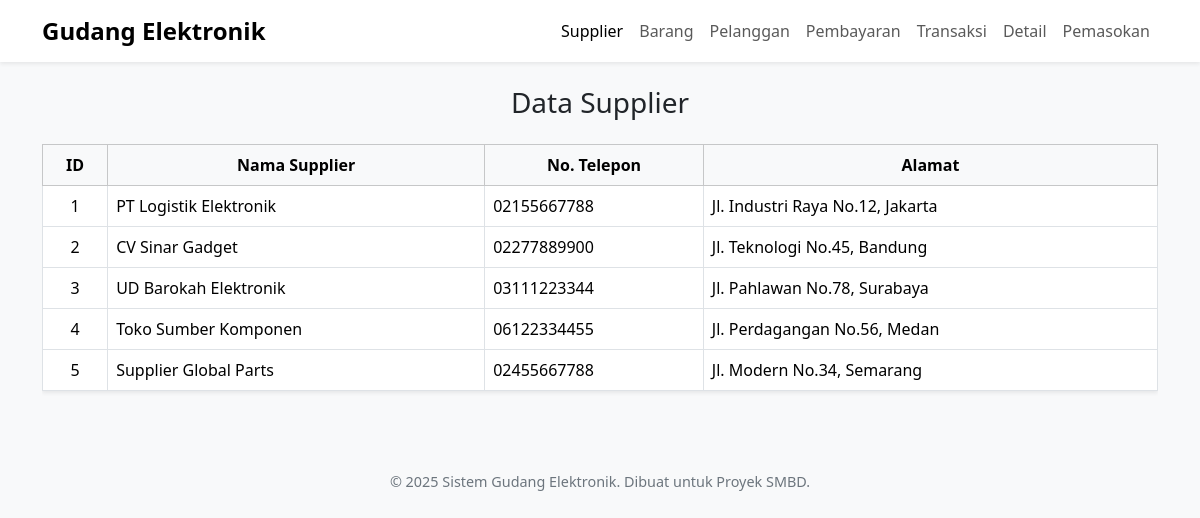
The page /Projek_Akhir_SMBD/supplier.php on the database its author committed.
### tables this page shows
CREATE TABLE supplier (
    id_sup INT PRIMARY KEY AUTO_INCREMENT,
    nama_sup VARCHAR(50) NOT NULL,
    telp_sup VARCHAR(20) NOT NULL,
    alamat_sup VARCHAR(100) NOT NULL
);

### Projek_Akhir_SMBD/supplier.php (the view, shortened to what this page needs)
<?php include 'koneksi.php'; ?>
<!DOCTYPE html>
<html lang="en">
<head>
  <link href="https://cdn.jsdelivr.net/npm/bootstrap@5.3.3/dist/css/bootstrap.min.css" rel="stylesheet" />
  <link href="https://cdnjs.cloudflare.com/ajax/libs/font-awesome/6.5.0/css/all.min.css" rel="stylesheet" />
</head>
<body>
  <nav class="navbar navbar-expand-lg navbar-light bg-white shadow-sm mb-4">
    <div class="container">
      <a class="navbar-brand" href="index.php">Gudang Elektronik</a>
      <div class="collapse navbar-collapse" id="navbarNav">
        <ul class="navbar-nav ms-auto">
          <li class="nav-item"><a class="nav-link active" href="#">Supplier</a></li>
          <li class="nav-item"><a class="nav-link" href="barang.php">Barang</a></li>
          <li class="nav-item"><a class="nav-link" href="pelanggan.php">Pelanggan</a></li>
          <li class="nav-item"><a class="nav-link" href="pembayaran.php">Pembayaran</a></li>
          <li class="nav-item"><a class="nav-link" href="transaksi.php">Transaksi</a></li>
          <li class="nav-item"><a class="nav-link" href="detail.php">Detail</a></li>
          <li class="nav-item"><a class="nav-link" href="pemasokan">Pemasokan</a></li>
        </ul>
      </div>
    </div>
  </nav>
  <div class="container">
    <h3 class="mb-4 text-center">Data Supplier</h3>
    <div class="table-responsive">
      <table class="table table-bordered table-hover shadow-sm bg-white">
        <thead class="table-light">
          <tr class="text-center">
            <th>ID</th>
            <th>Nama Supplier</th>
            <th>No. Telepon</th>
            <th>Alamat</th>
          </tr>
        </thead>
        <tbody>
          <?php
            $query = mysqli_query($conn, "SELECT * FROM supplier");
            if (mysqli_num_rows($query) > 0) {
              while ($row = mysqli_fetch_assoc($query)) {
                echo "<tr>";
                echo "<td class='text-center'>" . $row['id_sup'] . "</td>";
                echo "<td>" . $row['nama_sup'] . "</td>";
                echo "<td>" . $row['telp_sup'] . "</td>";
                echo "<td>" . $row['alamat_sup'] . "</td>";
                echo "</tr>";
              }
            } else {
              echo "<tr><td colspan='4' class='text-center text-muted'>Tidak ada data supplier.</td></tr>";
            }
          ?>
        </tbody>
      </table>
    </div>
  </div>
  <footer class="mt-5">
    &copy; 2025 Sistem Gudang Elektronik. Dibuat untuk Proyek SMBD.
  </footer>
</body>
</html>

### Projek_Akhir_SMBD/supplier.php (style rules this page uses)
body { background-color: #f8f9fa; font-family: 'Segoe UI', Tahoma, Geneva, Verdana, sans-serif; }
.navbar-brand { font-weight: 600; font-size: 1.5rem; }
footer { text-align: center; padding: 1rem; margin-top: 2rem; color: #6c757d; font-size: 0.9rem; }

### rows shown on the page
supplier: id_sup "1", nama_sup "PT Logistik Elektronik", telp_sup "02155667788", alamat_sup "Jl. Industri Raya No.12, Jakarta"
supplier: id_sup "2", nama_sup "CV Sinar Gadget", telp_sup "02277889900", alamat_sup "Jl. Teknologi No.45, Bandung"
supplier: id_sup "3", nama_sup "UD Barokah Elektronik", telp_sup "03111223344", alamat_sup "Jl. Pahlawan No.78, Surabaya"
supplier: id_sup "4", nama_sup "Toko Sumber Komponen", telp_sup "06122334455", alamat_sup "Jl. Perdagangan No.56, Medan"
supplier: id_sup "5", nama_sup "Supplier Global Parts", telp_sup "02455667788", alamat_sup "Jl. Modern No.34, Semarang"
